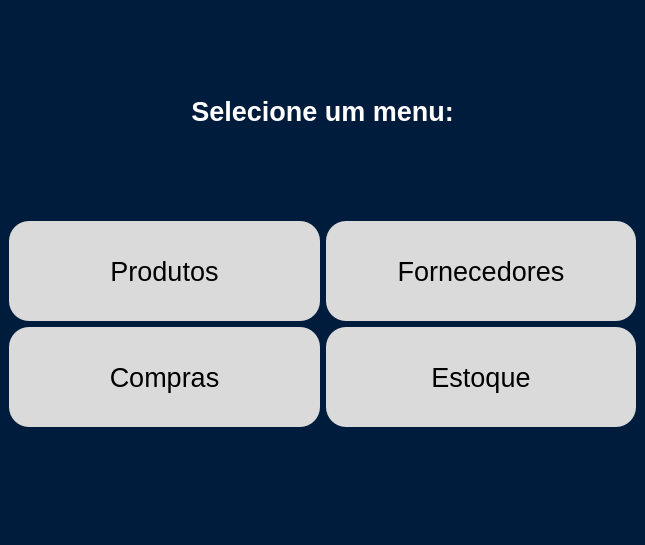
<?xml version="1.0" encoding="UTF-8"?>
<ui version="4.0">
 <class>MainWindow</class>
 <widget class="QMainWindow" name="MainWindow">
  <property name="geometry">
   <rect>
    <x>0</x>
    <y>0</y>
    <width>645</width>
    <height>545</height>
   </rect>
  </property>
  <property name="minimumSize">
   <size>
    <width>645</width>
    <height>545</height>
   </size>
  </property>
  <property name="windowTitle">
   <string>Menu Principal</string>
  </property>
  <property name="layoutDirection">
   <enum>Qt::LeftToRight</enum>
  </property>
  <property name="autoFillBackground">
   <bool>false</bool>
  </property>
  <property name="styleSheet">
   <string notr="true">background-color: rgb(0, 28, 61);</string>
  </property>
  <widget class="QWidget" name="centralwidget">
   <layout class="QGridLayout" name="gridLayout_2">
    <item row="0" column="0">
     <layout class="QGridLayout" name="gridLayout">
      <item row="3" column="1">
       <widget class="QPushButton" name="Botao_Fornecedor">
        <property name="minimumSize">
         <size>
          <width>0</width>
          <height>100</height>
         </size>
        </property>
        <property name="font">
         <font>
          <pointsize>20</pointsize>
         </font>
        </property>
        <property name="styleSheet">
         <string notr="true">background-color: rgb(218, 218, 218);
border-radius:20px;</string>
        </property>
        <property name="text">
         <string>Fornecedores</string>
        </property>
       </widget>
      </item>
      <item row="3" column="0">
       <widget class="QPushButton" name="Botao_Produto">
        <property name="minimumSize">
         <size>
          <width>50</width>
          <height>100</height>
         </size>
        </property>
        <property name="font">
         <font>
          <pointsize>20</pointsize>
         </font>
        </property>
        <property name="styleSheet">
         <string notr="true">background-color: rgb(218, 218, 218);
border-radius:20px;</string>
        </property>
        <property name="text">
         <string>Produtos</string>
        </property>
       </widget>
      </item>
      <item row="4" column="1">
       <widget class="QPushButton" name="Botao_Estoque">
        <property name="minimumSize">
         <size>
          <width>0</width>
          <height>100</height>
         </size>
        </property>
        <property name="font">
         <font>
          <pointsize>20</pointsize>
         </font>
        </property>
        <property name="styleSheet">
         <string notr="true">background-color: rgb(218, 218, 218);
border-radius:20px;
</string>
        </property>
        <property name="text">
         <string>Estoque</string>
        </property>
       </widget>
      </item>
      <item row="1" column="0" colspan="2">
       <widget class="QLabel" name="label">
        <property name="font">
         <font>
          <pointsize>20</pointsize>
          <weight>75</weight>
          <bold>true</bold>
         </font>
        </property>
        <property name="styleSheet">
         <string notr="true">color: rgb(255, 255, 255);</string>
        </property>
        <property name="text">
         <string>Selecione um menu:</string>
        </property>
        <property name="alignment">
         <set>Qt::AlignCenter</set>
        </property>
       </widget>
      </item>
      <item row="4" column="0">
       <widget class="QPushButton" name="Botao_Compra">
        <property name="minimumSize">
         <size>
          <width>0</width>
          <height>100</height>
         </size>
        </property>
        <property name="font">
         <font>
          <pointsize>20</pointsize>
         </font>
        </property>
        <property name="styleSheet">
         <string notr="true">background-color: rgb(218, 218, 218);
border-radius:20px;
</string>
        </property>
        <property name="text">
         <string>Compras</string>
        </property>
       </widget>
      </item>
      <item row="5" column="0">
       <spacer name="verticalSpacer_2">
        <property name="orientation">
         <enum>Qt::Vertical</enum>
        </property>
        <property name="sizeHint" stdset="0">
         <size>
          <width>20</width>
          <height>40</height>
         </size>
        </property>
       </spacer>
      </item>
      <item row="2" column="0">
       <spacer name="verticalSpacer">
        <property name="orientation">
         <enum>Qt::Vertical</enum>
        </property>
        <property name="sizeHint" stdset="0">
         <size>
          <width>20</width>
          <height>40</height>
         </size>
        </property>
       </spacer>
      </item>
      <item row="0" column="0">
       <spacer name="verticalSpacer_3">
        <property name="orientation">
         <enum>Qt::Vertical</enum>
        </property>
        <property name="sizeHint" stdset="0">
         <size>
          <width>20</width>
          <height>40</height>
         </size>
        </property>
       </spacer>
      </item>
     </layout>
    </item>
   </layout>
  </widget>
  <widget class="QStatusBar" name="statusbar">
   <property name="enabled">
    <bool>true</bool>
   </property>
  </widget>
 </widget>
 <resources/>
 <connections/>
</ui>
